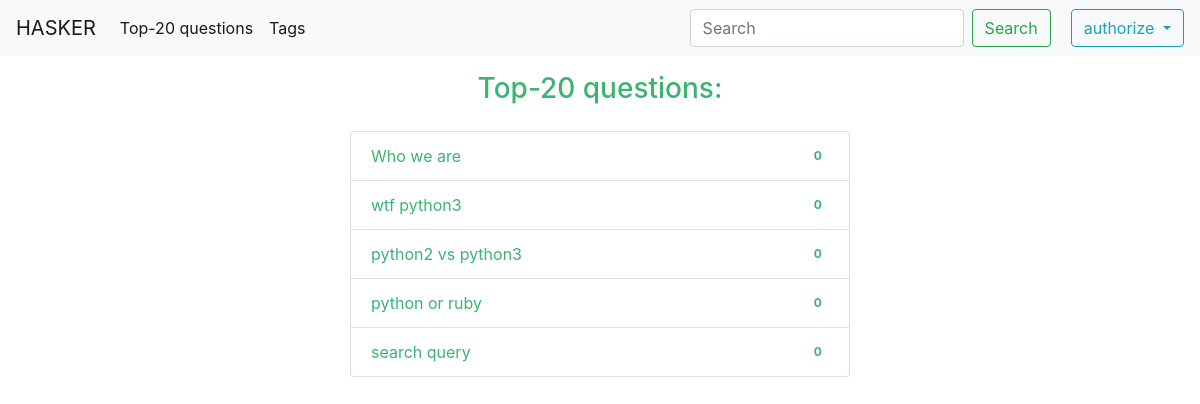
Page /hasker/hot-questions/ on the earlier database version.
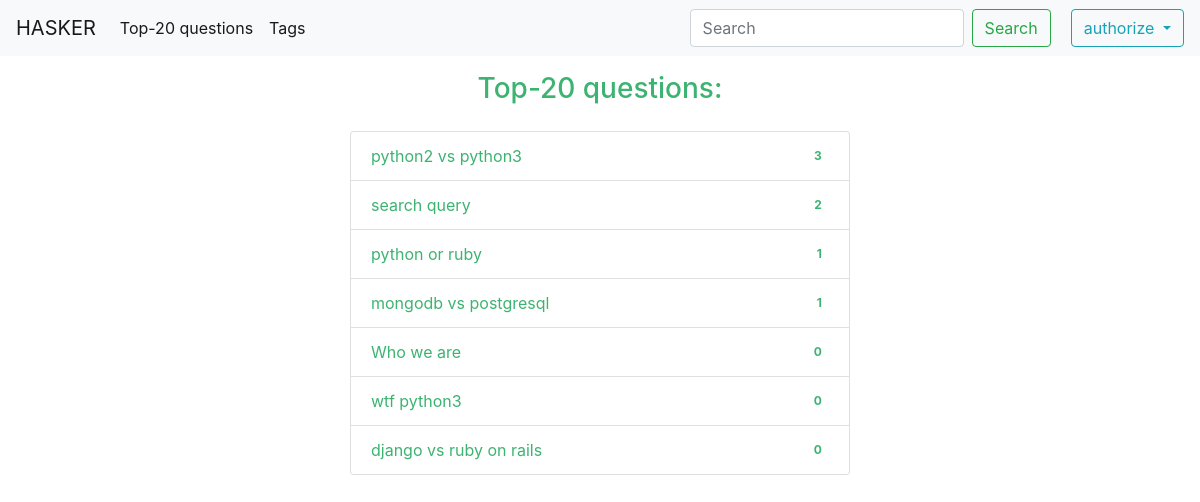
Same page on the later database version.
### forum/models.py (models this page shows, shortened)
class Question(models.Model):
    title = models.CharField(max_length=144, db_index=True, unique=True)
    content = models.TextField()
    slug = models.SlugField(max_length=72, unique=True)
    pub_date = models.DateTimeField(auto_now_add=True)
    author = models.ForeignKey(settings.AUTH_USER_MODEL, on_delete=models.CASCADE)
    tags = models.ManyToManyField(Tag, blank=True, related_name='questions')
    votes = GenericRelation(Vote)
    class Meta:
        ordering = ('-pub_date',)
    def get_absolute_url(self):
        return reverse('question_detail', kwargs={'slug': self.slug})
    @property
    def total_votes(self):
        return self.votes.count()

### forum/views.py (the view)
# urls.py: path('hot-questions/', hot_questions, name='hot_questions'),
def hot_questions(request):
    questions = Question.objects.order_by('votes', '-pub_date')[:10]
    q_sorted = sorted(set(questions), key=lambda question: -question.total_votes)
    return render(request, 'forum/questions_list.html', {'questions': q_sorted})

### forum/templates/forum/questions_list.html
{% extends 'forum/base_forum.html' %}
{% block content %}
    <h3 style="text-align: center; color: MediumSeaGreen; margin-top: 16px;">Top-20 questions:</h3>
    <ul class="list-group" style="margin-top: 25px;">
        {% for question in questions %}
            <li class="list-group-item d-flex justify-content-between align-items-center">
                <a href="{{ question.get_absolute_url }}" style="color: MediumSeaGreen">
                    {{ question.title }}
                </a>
                <span class="badge success badge-pill">{{ question.total_votes }}</span>
            </li>
        {% endfor %}
    </ul>
{% endblock %}

Differences in the rows shown:
shown differently, row unchanged: Question "python2 vs python3": total_votes "0" → "3"; moves up the list
shown differently, row unchanged: Question "search query": total_votes "0" → "2"; moves up the list
shown differently, row unchanged: Question "python or ruby": total_votes "0" → "1"; moves up the list
added Question: title "mongodb vs postgresql", total_votes "1"
added Question: title "django vs ruby on rails", total_votes "0"
